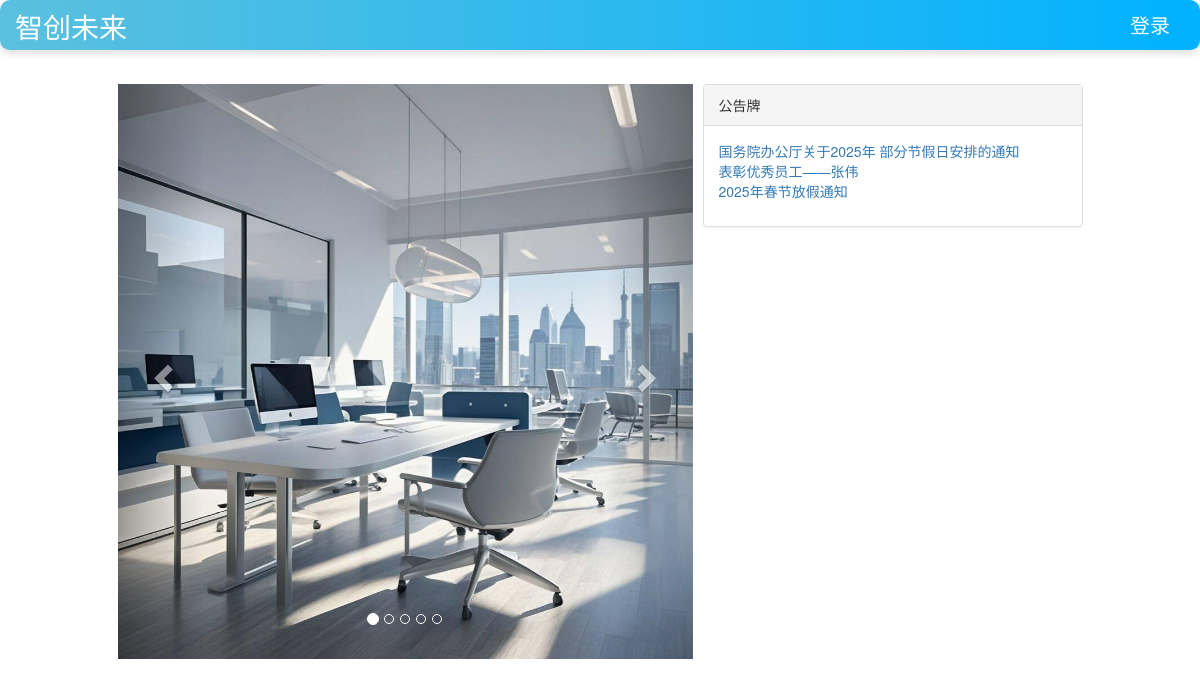
The page / on the database its author committed.
### notice/models.py (models this page shows)
class Notice(models.Model):
    title = models.CharField(max_length=100,verbose_name="标题")
    author = models.ForeignKey(User, on_delete=models.DO_NOTHING, verbose_name="发表人", null=True)
    created_time = models.DateField(auto_now_add=True, verbose_name="发布时间")
    content = models.TextField(verbose_name="内容")
    class Meta:
        ordering = ['-created_time']

### factory/views.py (the view)
# urls.py: 2. Add a URL to urlpatterns:  path('', views.home, name='home')
def home(request):
    notices = Notice.objects.all()
    context = {}
    context['notices'] = notices
    return render(request, 'home.html', context)

### templates/home.html (shortened to what this page needs)
{% extends 'base.html' %}
{% load staticfiles %}
{% block content %}
<div class="container">
        <div class="row">
            <div class="col-xs-6 col-xs-offset-1">
                <div id="myCarousel" class="carousel" style="margin-top: 1em">
                    <ol class="carousel-indicators">
                        <li data-target="#myCarousel" data-slide-to="0" class="active"></li>
                        <li data-target="#myCarousel" data-slide-to="1"></li>
                        <li data-target="#myCarousel" data-slide-to="2"></li>
                        <li data-target="#myCarousel" data-slide-to="3"></li>
                        <li data-target="#myCarousel" data-slide-to="4"></li>
                    </ol>
                    <div class="carousel-inner">
                        <div class="item active">
                            <img src="{% static 'images/0.jpg' %}" alt="First slide">
                        </div>
                    </div>
                    <a class="left carousel-control" href="#myCarousel" role="button" data-slide="prev">
                        <span class="glyphicon glyphicon-chevron-left" aria-hidden="true"></span>
                    </a>
                    <a class="right carousel-control" href="#myCarousel" role="button" data-slide="next">
                        <span class="glyphicon glyphicon-chevron-right" aria-hidden="true"></span>
                    </a>
                </div>
            </div>
             <div class="col-xs-4 " style="margin-top: 1em">
                <div class="panel panel-default">
                    <div class="panel-heading">公告牌</div>
                        <div class="panel-body">
                            <ul>
                                {%for notice in notices %}
                                <li><a href="{%url 'notice' notice.pk%}">{{notice.title}}</a></li>
                                {%endfor%}
                            </ul>
                        </div>
                    </div>
                </div>
            </div>
        </div>
{% endblock %}

### static/home.css (style rules this page uses)
* { margin: 0; padding: 0; }
body { margin-top: 70px!important; }
ul { list-style-type: none!important; }

### templates/base.html (style rules this page uses)
.row { margin-bottom: 1; }
.container { padding-left: 15px; padding-right: 15px; margin-bottom: 5px; --> }
.row > [class^="col-"] { padding-left: 5px; padding-right: 5px; }

### rows shown on the page
Notice: title "国务院办公厅关于2025年 部分节假日安排的通知"
Notice: title "表彰优秀员工——张伟"
Notice: title "2025年春节放假通知"
